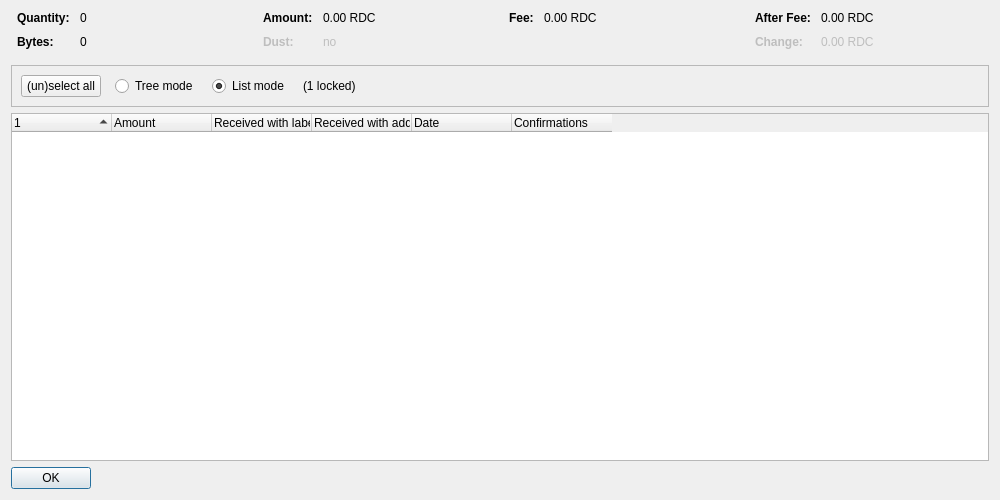
<?xml version="1.0" encoding="UTF-8"?>
<ui version="4.0">
 <class>CoinControlDialog</class>
 <widget class="QDialog" name="CoinControlDialog">
  <property name="geometry">
   <rect>
    <x>0</x>
    <y>0</y>
    <width>1000</width>
    <height>500</height>
   </rect>
  </property>
  <property name="windowTitle">
   <string>Coin Selection</string>
  </property>
  <layout class="QVBoxLayout" name="verticalLayout">
   <item>
    <layout class="QHBoxLayout" name="horizontalLayoutTop" stretch="0,0,0,0">
     <property name="topMargin">
      <number>0</number>
     </property>
     <property name="bottomMargin">
      <number>10</number>
     </property>
     <item>
      <layout class="QFormLayout" name="formLayoutCoinControl1">
       <property name="horizontalSpacing">
        <number>10</number>
       </property>
       <property name="verticalSpacing">
        <number>10</number>
       </property>
       <property name="leftMargin">
        <number>6</number>
       </property>
       <property name="rightMargin">
        <number>6</number>
       </property>
       <item row="0" column="0">
        <widget class="QLabel" name="labelCoinControlQuantityText">
         <property name="font">
          <font>
           <weight>75</weight>
           <bold>true</bold>
          </font>
         </property>
         <property name="text">
          <string>Quantity:</string>
         </property>
        </widget>
       </item>
       <item row="0" column="1">
        <widget class="QLabel" name="labelCoinControlQuantity">
         <property name="cursor">
          <cursorShape>IBeamCursor</cursorShape>
         </property>
         <property name="contextMenuPolicy">
          <enum>Qt::ActionsContextMenu</enum>
         </property>
         <property name="text">
          <string notr="true">0</string>
         </property>
         <property name="textInteractionFlags">
          <set>Qt::LinksAccessibleByMouse|Qt::TextSelectableByKeyboard|Qt::TextSelectableByMouse</set>
         </property>
        </widget>
       </item>
       <item row="1" column="0">
        <widget class="QLabel" name="labelCoinControlBytesText">
         <property name="font">
          <font>
           <weight>75</weight>
           <bold>true</bold>
          </font>
         </property>
         <property name="text">
          <string>Bytes:</string>
         </property>
        </widget>
       </item>
       <item row="1" column="1">
        <widget class="QLabel" name="labelCoinControlBytes">
         <property name="cursor">
          <cursorShape>IBeamCursor</cursorShape>
         </property>
         <property name="contextMenuPolicy">
          <enum>Qt::ActionsContextMenu</enum>
         </property>
         <property name="text">
          <string notr="true">0</string>
         </property>
         <property name="textInteractionFlags">
          <set>Qt::LinksAccessibleByMouse|Qt::TextSelectableByKeyboard|Qt::TextSelectableByMouse</set>
         </property>
        </widget>
       </item>
      </layout>
     </item>
     <item>
      <layout class="QFormLayout" name="formLayoutCoinControl2">
       <property name="horizontalSpacing">
        <number>10</number>
       </property>
       <property name="verticalSpacing">
        <number>10</number>
       </property>
       <property name="leftMargin">
        <number>6</number>
       </property>
       <property name="rightMargin">
        <number>6</number>
       </property>
       <item row="0" column="0">
        <widget class="QLabel" name="labelCoinControlAmountText">
         <property name="font">
          <font>
           <weight>75</weight>
           <bold>true</bold>
          </font>
         </property>
         <property name="text">
          <string>Amount:</string>
         </property>
        </widget>
       </item>
       <item row="0" column="1">
        <widget class="QLabel" name="labelCoinControlAmount">
         <property name="cursor">
          <cursorShape>IBeamCursor</cursorShape>
         </property>
         <property name="contextMenuPolicy">
          <enum>Qt::ActionsContextMenu</enum>
         </property>
         <property name="text">
          <string notr="true">0.00 RDC</string>
         </property>
         <property name="textInteractionFlags">
          <set>Qt::LinksAccessibleByMouse|Qt::TextSelectableByKeyboard|Qt::TextSelectableByMouse</set>
         </property>
        </widget>
       </item>
       <item row="1" column="0">
        <widget class="QLabel" name="labelCoinControlLowOutputText">
         <property name="enabled">
          <bool>false</bool>
         </property>
         <property name="font">
          <font>
           <weight>75</weight>
           <bold>true</bold>
          </font>
         </property>
         <property name="text">
          <string>Dust:</string>
         </property>
        </widget>
       </item>
       <item row="1" column="1">
        <widget class="QLabel" name="labelCoinControlLowOutput">
         <property name="enabled">
          <bool>false</bool>
         </property>
         <property name="cursor">
          <cursorShape>IBeamCursor</cursorShape>
         </property>
         <property name="contextMenuPolicy">
          <enum>Qt::ActionsContextMenu</enum>
         </property>
         <property name="text">
          <string notr="true">no</string>
         </property>
         <property name="textInteractionFlags">
          <set>Qt::LinksAccessibleByMouse|Qt::TextSelectableByKeyboard|Qt::TextSelectableByMouse</set>
         </property>
        </widget>
       </item>
      </layout>
     </item>
     <item>
      <layout class="QFormLayout" name="formLayoutCoinControl3">
       <property name="horizontalSpacing">
        <number>10</number>
       </property>
       <property name="verticalSpacing">
        <number>10</number>
       </property>
       <property name="leftMargin">
        <number>6</number>
       </property>
       <property name="rightMargin">
        <number>6</number>
       </property>
       <item row="0" column="0">
        <widget class="QLabel" name="labelCoinControlFeeText">
         <property name="font">
          <font>
           <weight>75</weight>
           <bold>true</bold>
          </font>
         </property>
         <property name="text">
          <string>Fee:</string>
         </property>
        </widget>
       </item>
       <item row="0" column="1">
        <widget class="QLabel" name="labelCoinControlFee">
         <property name="cursor">
          <cursorShape>IBeamCursor</cursorShape>
         </property>
         <property name="contextMenuPolicy">
          <enum>Qt::ActionsContextMenu</enum>
         </property>
         <property name="text">
          <string notr="true">0.00 RDC</string>
         </property>
         <property name="textInteractionFlags">
          <set>Qt::LinksAccessibleByMouse|Qt::TextSelectableByKeyboard|Qt::TextSelectableByMouse</set>
         </property>
        </widget>
       </item>
      </layout>
     </item>
     <item>
      <layout class="QFormLayout" name="formLayoutCoinControl4">
       <property name="horizontalSpacing">
        <number>10</number>
       </property>
       <property name="verticalSpacing">
        <number>10</number>
       </property>
       <property name="leftMargin">
        <number>6</number>
       </property>
       <property name="rightMargin">
        <number>6</number>
       </property>
       <item row="0" column="0">
        <widget class="QLabel" name="labelCoinControlAfterFeeText">
         <property name="font">
          <font>
           <weight>75</weight>
           <bold>true</bold>
          </font>
         </property>
         <property name="text">
          <string>After Fee:</string>
         </property>
        </widget>
       </item>
       <item row="0" column="1">
        <widget class="QLabel" name="labelCoinControlAfterFee">
         <property name="cursor">
          <cursorShape>IBeamCursor</cursorShape>
         </property>
         <property name="contextMenuPolicy">
          <enum>Qt::ActionsContextMenu</enum>
         </property>
         <property name="text">
          <string notr="true">0.00 RDC</string>
         </property>
         <property name="textInteractionFlags">
          <set>Qt::LinksAccessibleByMouse|Qt::TextSelectableByKeyboard|Qt::TextSelectableByMouse</set>
         </property>
        </widget>
       </item>
       <item row="1" column="0">
        <widget class="QLabel" name="labelCoinControlChangeText">
         <property name="enabled">
          <bool>false</bool>
         </property>
         <property name="font">
          <font>
           <weight>75</weight>
           <bold>true</bold>
          </font>
         </property>
         <property name="text">
          <string>Change:</string>
         </property>
        </widget>
       </item>
       <item row="1" column="1">
        <widget class="QLabel" name="labelCoinControlChange">
         <property name="enabled">
          <bool>false</bool>
         </property>
         <property name="cursor">
          <cursorShape>IBeamCursor</cursorShape>
         </property>
         <property name="contextMenuPolicy">
          <enum>Qt::ActionsContextMenu</enum>
         </property>
         <property name="text">
          <string notr="true">0.00 RDC</string>
         </property>
         <property name="textInteractionFlags">
          <set>Qt::LinksAccessibleByMouse|Qt::TextSelectableByKeyboard|Qt::TextSelectableByMouse</set>
         </property>
        </widget>
       </item>
      </layout>
     </item>
    </layout>
   </item>
   <item>
    <widget class="QFrame" name="frame">
     <property name="minimumSize">
      <size>
       <width>0</width>
       <height>40</height>
      </size>
     </property>
     <property name="frameShape">
      <enum>QFrame::StyledPanel</enum>
     </property>
     <property name="frameShadow">
      <enum>QFrame::Sunken</enum>
     </property>
     <layout class="QHBoxLayout" name="horizontalLayout">
      <item>
       <layout class="QHBoxLayout" name="horizontalLayoutPanel" stretch="0,0,0,0,0">
        <property name="spacing">
         <number>14</number>
        </property>
        <item>
         <widget class="QPushButton" name="pushButtonSelectAll">
          <property name="sizePolicy">
           <sizepolicy hsizetype="Maximum" vsizetype="Fixed">
            <horstretch>0</horstretch>
            <verstretch>0</verstretch>
           </sizepolicy>
          </property>
          <property name="text">
           <string>(un)select all</string>
          </property>
          <property name="autoDefault">
           <bool>false</bool>
          </property>
         </widget>
        </item>
        <item>
         <widget class="QRadioButton" name="radioTreeMode">
          <property name="sizePolicy">
           <sizepolicy hsizetype="Maximum" vsizetype="Fixed">
            <horstretch>0</horstretch>
            <verstretch>0</verstretch>
           </sizepolicy>
          </property>
          <property name="text">
           <string>Tree mode</string>
          </property>
         </widget>
        </item>
        <item>
         <widget class="QRadioButton" name="radioListMode">
          <property name="sizePolicy">
           <sizepolicy hsizetype="Maximum" vsizetype="Fixed">
            <horstretch>0</horstretch>
            <verstretch>0</verstretch>
           </sizepolicy>
          </property>
          <property name="text">
           <string>List mode</string>
          </property>
          <property name="checked">
           <bool>true</bool>
          </property>
         </widget>
        </item>
        <item>
         <widget class="QLabel" name="labelLocked">
          <property name="text">
           <string notr="true">(1 locked)</string>
          </property>
         </widget>
        </item>
        <item>
         <spacer name="horizontalSpacer">
          <property name="orientation">
           <enum>Qt::Horizontal</enum>
          </property>
          <property name="sizeHint" stdset="0">
           <size>
            <width>40</width>
            <height>20</height>
           </size>
          </property>
         </spacer>
        </item>
       </layout>
      </item>
     </layout>
    </widget>
   </item>
   <item>
    <widget class="CoinControlTreeWidget" name="treeWidget">
     <property name="contextMenuPolicy">
      <enum>Qt::CustomContextMenu</enum>
     </property>
     <property name="sortingEnabled">
      <bool>false</bool>
     </property>
     <property name="columnCount">
      <number>6</number>
     </property>
     <attribute name="headerShowSortIndicator" stdset="0">
      <bool>true</bool>
     </attribute>
     <attribute name="headerStretchLastSection">
      <bool>false</bool>
     </attribute>
     <column>
      <property name="text">
       <string/>
      </property>
     </column>
     <column>
      <property name="text">
       <string>Amount</string>
      </property>
     </column>
     <column>
      <property name="text">
       <string>Received with label</string>
      </property>
     </column>
     <column>
      <property name="text">
       <string>Received with address</string>
      </property>
     </column>
     <column>
      <property name="text">
       <string>Date</string>
      </property>
     </column>
     <column>
      <property name="text">
       <string>Confirmations</string>
      </property>
      <property name="toolTip">
       <string>Confirmed</string>
      </property>
     </column>
     <column>
      <property name="text">
       <string/>
      </property>
     </column>
     <column>
      <property name="text">
       <string/>
      </property>
     </column>
     <column>
      <property name="text">
       <string/>
      </property>
     </column>
     <column>
      <property name="text">
       <string/>
      </property>
     </column>
    </widget>
   </item>
   <item>
    <widget class="QDialogButtonBox" name="buttonBox">
     <property name="sizePolicy">
      <sizepolicy hsizetype="Maximum" vsizetype="Fixed">
       <horstretch>0</horstretch>
       <verstretch>0</verstretch>
      </sizepolicy>
     </property>
     <property name="orientation">
      <enum>Qt::Horizontal</enum>
     </property>
     <property name="standardButtons">
      <set>QDialogButtonBox::Ok</set>
     </property>
    </widget>
   </item>
  </layout>
 </widget>
 <customwidgets>
  <customwidget>
   <class>CoinControlTreeWidget</class>
   <extends>QTreeWidget</extends>
   <header>qt/coincontroltreewidget.h</header>
  </customwidget>
 </customwidgets>
 <resources/>
 <connections/>
</ui>
